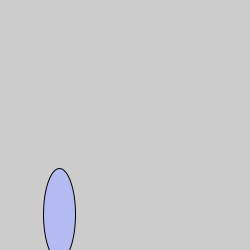
Frame 1 (no input)
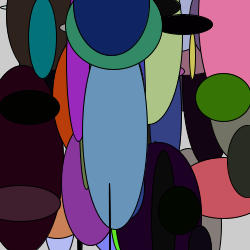
Frame 60 (the mouse pressed at the canvas centre just before this capture)
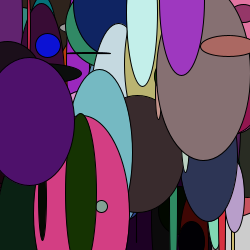
Frame 120 (the mouse held since frame 60 and released just before this capture)

The Processing sketch that drew these frames (run headless with seeded random() and noise(); from frame 60 on, the mouse is pressed at the canvas centre):

// Processing sketch: processing_180570
// ── processing_180570.pde

void setup() {  //setup function called initially, only once
    size(250, 250);
    colorMode(HSB, 360, 100, 100);
}

void draw() {  //draw function loops 
  fill(random(360), random(100), random(100));
  ellipse(random(250), random(250), random(100), random(200));
 }
